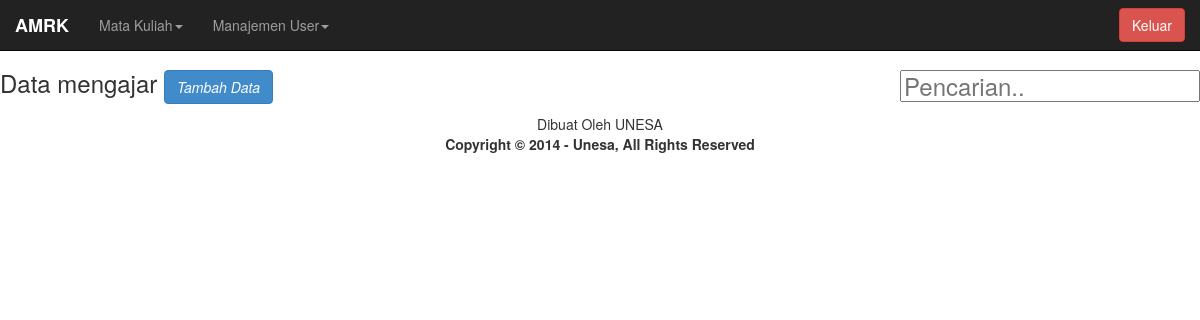
The app's page /admin/mengajar/mengajar.php with its own data.
### tables this page shows
CREATE TABLE IF NOT EXISTS `web` (
  `id` int(10) NOT NULL,
  `pembuat` varchar(100) DEFAULT NULL,
  `lisensi` varchar(100) DEFAULT NULL,
  `judul` varchar(100) DEFAULT NULL,
  PRIMARY KEY (`id`)
);

### admin/mengajar/mengajar.php (the view, shortened to what this page needs)
<?php
  include "../../koneksi/conn.php";
 ?>
<html lang="en"><head><meta http-equiv="Content-Type" content="text/html; charset=UTF-8">
    <link href="../../css/bootstrap.min.css" rel="stylesheet" media="screen">
    <link href="../../css/template.css" rel="stylesheet">
  </head>
  <body>
    <nav class="navbar navbar-inverse navbar-fixed-top" role="navigation">
      <div class="container-fluid">
        <div class="navbar-header">
          <a class="navbar-brand"><?php
$sql = "SELECT * FROM web";
 $result = $sqli->query($sql);
while($tampil=$result->fetch_assoc())
{
 echo  "<b>" .$tampil["judul"]. "</b>" ;
   }
?></a>
        </div>
        <div id="navbar" class="collapse navbar-collapse">
          <ul class="nav navbar-nav">
          <li class="dropdown">
          <a href="#" class="dropdown-toggle" data-toggle="dropdown" role="button" aria-expanded="false">Mata Kuliah<span class="caret"></span></a>
        </li>
        <li class="dropdown">
          <a href="#" class="dropdown-toggle" data-toggle="dropdown" role="button" aria-expanded="false">Manajemen User<span class="caret"></span></a>
        </li>
          </ul>
          <ul class="nav navbar-nav navbar-right">
          <form action="../fungsi/logout.php" method="post" class="navbar-form navbar-left" role="logout">
          <input type="submit" name="keluar" value="Keluar" class="btn btn-danger">
          </form>
          </ul>
        </div>
        </div>
    </nav>
<div class="container-fluid">
	<div class="row">
		<h3>
			<div class="input-prepend pull-right">
				<input class="span2" id="prependedInput" type="text" name="pencarian" placeholder="Pencarian..">
			</div>
			Data mengajar
			<a href="#dialog-mengajar" id="0" class="btn btn-primary tambah" data-toggle="modal">
				<i class="icon-plus">Tambah Data </i>
			</a>
		</h3>
	</div>
</div>
<div class="container-fluid">
<div class="row">
<center>
<?php
$sql = "SELECT * FROM web";
 $result = $sqli->query($sql);
while($tampil=$result->fetch_assoc())
{
 echo  $tampil["pembuat"];
 echo '<br>';
 echo  "<b>" .$tampil["lisensi"]. "</b>" ;
   }
?>
</center>
</div>
</div>
</body>
</html>

### css/template.css (style rules this page uses)
body { padding-top: 50px; }

### records on screen
web: judul "AMRK", pembuat "Dibuat Oleh UNESA", lisensi "Copyright © 2014 - Unesa, All Rights Reserved"
